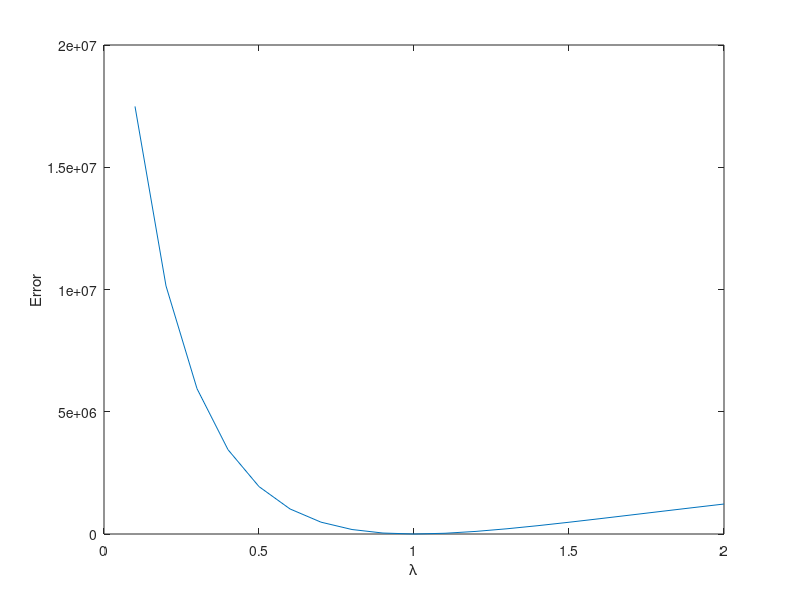

The MATLAB script that drew this image: (Note: this script raises an error after producing the figure.)
%%% This script is used to calibrate load duration curve using a nonlinear
%%% function, in order to get valuation function.
%%% inputs: 
%%%	inputLDC - the LDC you want to calibrate
%%% p0 - average electricity price
%%% elasticity - average elasticty during the whole horzion
%%% outputs: parameters a0, a1, b, labmda
%%% According to the theory in EnergyCon2018Appendix.pdf, available at
%%% author: Yuting Mou
%%% date: 2017-10-10
%%% email: yuting.mou(AT)outlook.com

%% step 0: specify your input data
inputLDC = 720:-1:1;    % inputLDC is a row vector
p0 = 213; 
elasticity = -0.13;   % adapt to your data


%% step 1: find the best lambda using least square
H = max(size(inputLDC)); % the horizon of the LDC
t = 1:H;
lambdaVec = 0.1:0.1:2;
lambdaN = size(lambdaVec,2);
error = zeros(lambdaN,1);
% traverse over all the instances of lambda, do polyfit and calculate error
for i = 1:lambdaN
    lambda = lambdaVec(i);
    temp1 = (t./H).^(1/lambda);
    temp2 = inputLDC;
    temp = polyfit(temp1,temp2,1);   
    
    tempk = temp(1);
    tempb = temp(2);
    
    tempx= linspace(1,H, H); % Adapt n for resolution of graph
    tempy = tempk*(tempx./H).^(1/lambda)+tempb;
    
    error(i) = sum((inputLDC - tempy).^2);  
end
% plot lambda-error
figure;
plot(lambdaVec,error);
xlabel('\lambda');
ylabel('Error');

% find the labmda that error is minimized
[~,lambdaIdx] = min(error); % the index of the best lambda
lambda = lambdaVec(lambdaIdx);

temp1 = (t./H).^(1/lambda);
temp2 = inputLDC;
temp = polyfit(temp1,temp2,1);

tempk = temp(1);
tempb = temp(2);

%% step 2: calculate othere parameters
% tempk = -a1/b; tempb = -p0/b + a0/b;
% => a1 = -tempk*b; a0 = tempb*b+p0;

syms x b % 
solutionb = vpasolve( int(  1/( b*tempb + b*tempk*x^(1/lambda) ) , x,0,1) == elasticity/(-p0),b);
% if the calculation above is too slow, you can reduce the resolution of
% lambda. For example, if lambad = 1.99, you can  use 2 instead.
a1 =  -tempk*solutionb;
a0 = p0 + solutionb*tempb;

%% step 3: compare the calibrated LDC with the actual one
tempx= linspace(1,H, H); % Adapt n for resolution of graph
tempy = tempk*(tempx./H).^(1/lambda) + tempb;
tempy2 = -a1/solutionb*(tempx./H).^(1/lambda) - p0/solutionb + a0/solutionb;
figure;
plot(inputLDC,'linewidth',1);
hold on;
plot(tempy2,'linewidth',1);
legend('Actual','Calibrated')
xlabel('Duration (Hours)');
ylabel('Power (MW)')






